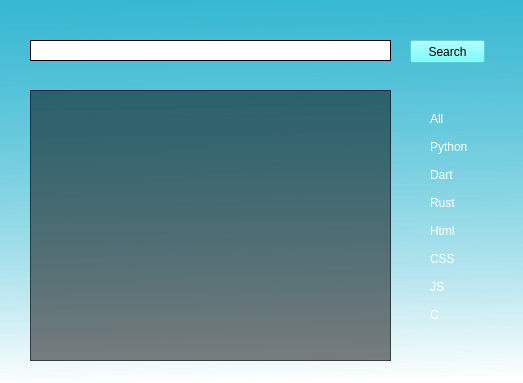
<?xml version="1.0" encoding="UTF-8"?>
<ui version="4.0">
 <class>main_widget</class>
 <widget class="QWidget" name="main_widget">
  <property name="geometry">
   <rect>
    <x>0</x>
    <y>0</y>
    <width>523</width>
    <height>383</height>
   </rect>
  </property>
  <property name="windowTitle">
   <string>Project Manager</string>
  </property>
  <property name="styleSheet">
   <string notr="true">background-color: qlineargradient(spread:pad, x1:0.478, y1:0, x2:0.5, y2:1, stop:0 rgba(23, 173, 203, 159), stop:1 rgba(255, 255, 255, 0));

</string>
  </property>
  <widget class="QLineEdit" name="search_field">
   <property name="geometry">
    <rect>
     <x>30</x>
     <y>40</y>
     <width>361</width>
     <height>21</height>
    </rect>
   </property>
   <property name="styleSheet">
    <string notr="true">background-color: rgb(255, 255, 255);
border: 1px solid black;
border-radius: 12px;</string>
   </property>
  </widget>
  <widget class="QPushButton" name="search_button">
   <property name="geometry">
    <rect>
     <x>410</x>
     <y>40</y>
     <width>75</width>
     <height>23</height>
    </rect>
   </property>
   <property name="styleSheet">
    <string notr="true">background-color: rgba(85, 255, 255, 100);</string>
   </property>
   <property name="text">
    <string>Search</string>
   </property>
  </widget>
  <widget class="QListWidget" name="list_view">
   <property name="geometry">
    <rect>
     <x>30</x>
     <y>90</y>
     <width>361</width>
     <height>271</height>
    </rect>
   </property>
   <property name="styleSheet">
    <string notr="true">QListWidget
{
background: rgba(0,0,0,128)
}
QListWidget QScrollBar
{
background : black;
}

QListView::item:selected
{
background: rgba(255, 255, 255, 255);
}
QListView::item
{
background : rgba(255, 255, 255, 128);
color: rgba(0, 0, 0, 255);
}</string>
   </property>
  </widget>
  <widget class="QWidget" name="radio_container" native="true">
   <property name="geometry">
    <rect>
     <x>410</x>
     <y>107</y>
     <width>81</width>
     <height>221</height>
    </rect>
   </property>
   <property name="styleSheet">
    <string notr="true">background-color: rgba(0,0,0,0);</string>
   </property>
   <layout class="QVBoxLayout" name="verticalLayout">
    <item>
     <widget class="QRadioButton" name="all_radio">
      <property name="enabled">
       <bool>true</bool>
      </property>
      <property name="styleSheet">
       <string notr="true">background-color: rgba(255, 255, 255, 0);
color: white;</string>
      </property>
      <property name="text">
       <string>All</string>
      </property>
     </widget>
    </item>
    <item>
     <widget class="QRadioButton" name="python_radio">
      <property name="enabled">
       <bool>true</bool>
      </property>
      <property name="styleSheet">
       <string notr="true">background-color: rgba(255, 255, 255, 0);
color: white;</string>
      </property>
      <property name="text">
       <string>Python</string>
      </property>
     </widget>
    </item>
    <item>
     <widget class="QRadioButton" name="dart_radio">
      <property name="enabled">
       <bool>true</bool>
      </property>
      <property name="styleSheet">
       <string notr="true">background-color: rgba(255, 255, 255, 0);
color: white;</string>
      </property>
      <property name="text">
       <string>Dart</string>
      </property>
     </widget>
    </item>
    <item>
     <widget class="QRadioButton" name="rust_radio">
      <property name="enabled">
       <bool>true</bool>
      </property>
      <property name="styleSheet">
       <string notr="true">background-color: rgba(255, 255, 255, 0);
color: white;</string>
      </property>
      <property name="text">
       <string>Rust</string>
      </property>
     </widget>
    </item>
    <item>
     <widget class="QRadioButton" name="html_radio">
      <property name="enabled">
       <bool>true</bool>
      </property>
      <property name="styleSheet">
       <string notr="true">background-color: rgba(255, 255, 255, 0);
color: white;</string>
      </property>
      <property name="text">
       <string>Html</string>
      </property>
     </widget>
    </item>
    <item>
     <widget class="QRadioButton" name="css_radio">
      <property name="enabled">
       <bool>true</bool>
      </property>
      <property name="styleSheet">
       <string notr="true">background-color: rgba(255, 255, 255, 0);
color: white;</string>
      </property>
      <property name="text">
       <string>CSS</string>
      </property>
     </widget>
    </item>
    <item>
     <widget class="QRadioButton" name="js_radio">
      <property name="enabled">
       <bool>true</bool>
      </property>
      <property name="styleSheet">
       <string notr="true">background-color: rgba(255, 255, 255, 0);
color: white;</string>
      </property>
      <property name="text">
       <string>JS</string>
      </property>
     </widget>
    </item>
    <item>
     <widget class="QRadioButton" name="c_radio">
      <property name="enabled">
       <bool>true</bool>
      </property>
      <property name="styleSheet">
       <string notr="true">background-color: rgba(255, 255, 255, 0);
color: white;</string>
      </property>
      <property name="text">
       <string>C</string>
      </property>
     </widget>
    </item>
   </layout>
  </widget>
  <zorder>list_view</zorder>
  <zorder>search_field</zorder>
  <zorder>search_button</zorder>
  <zorder>python_radio</zorder>
  <zorder>html_radio</zorder>
  <zorder>css_radio</zorder>
  <zorder>dart_radio</zorder>
  <zorder>rust_radio</zorder>
  <zorder>js_radio</zorder>
  <zorder></zorder>
  <zorder>all_radio</zorder>
 </widget>
 <resources/>
 <connections/>
</ui>
